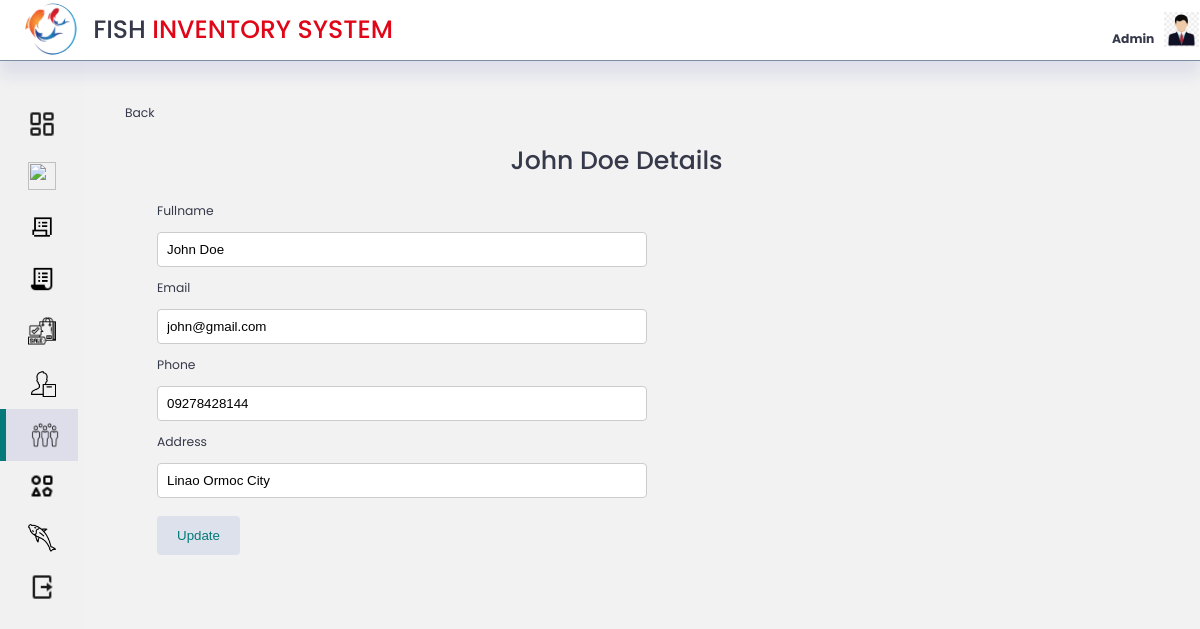
The page /Admin/inc/customer/editCustomer.php?edit=2 on the database its author committed.
### tables this page shows
CREATE TABLE `customer` (
  `customer_id` int(11) NOT NULL,
  `fullname` varchar(250) NOT NULL,
  `email` varchar(250) NOT NULL,
  `phone` varchar(250) NOT NULL,
  `address` varchar(250) NOT NULL,
  `date` timestamp NOT NULL DEFAULT current_timestamp() ON UPDATE current_timestamp()
);

### Admin/inc/customer/editCustomer.php (the view, shortened to what this page needs)
<?php
include('../../inc/connection/db-user.php');
    ?>
<!DOCTYPE html>
<html lang="en">
<head>
    <link rel="stylesheet" href="../../css/style.css">
</head>
<body>
    <div class="top">
        <div class="logo">
            <img src="../../icons/fishlogo.png" alt="">
            <h1>FISH <span class="danger">INVENTORY SYSTEM</span></h1>
        </div>
        <div class="profile">
            <div class="admin-name">
                <div class="admin">
                    <br>
                    <span class="hovertext" data-hover= "Edit Admin"><a href="admin-update.php"><b class="text-muted">Admin</b></a></span>
                </div>
            </div>
            <div class="profile-photo">
                <a class="hovertext" href="admin-update.php" data-hover= "Edit Admin"><img src="../../icons/admin-logo.jpg" alt="pic"></a>
            </div>
        </div>
    </div>
<div class="container">
    <aside>
            <div class="nav">
                <a id="dashboard" class= "not-active" href="../../index.php"><span ><img  src="../../icons/icons8-dashboard-layout-24.png" alt=""></span><h3>Dashboard</h3></a>
                <a id="inventory"class= "not-active"  href="../../inc/inventory/inventory.php"><span ><img src="../../icons/icons8-in-inventory-30.png" alt=""></span><h3 >Inventory</h3></a>
                <a id="purchase" class= "not-active" href="../../inc/purchase/purchase.php"><span ><img src="../../icons/icons8-purchase-order-32.png" alt=""></span><h3>Purchase</h3></a>
                <a id="orders" class= "not-active" href="../../inc/orders/orders.php"><span ><img src="../../icons/icons8-purchase-order-30.png" alt=""></span><h3>Orders</h3></a>
                <a id="sale" class= "not-active" href="../../inc/sale/sale.php"><span ><img src="../../icons/icons8-purchase-64.png" alt=""></span><h3>Sale</h3></a>
                <a id="supplier" class= "not-active" href="../../inc/suppliers/supplier.php"><span ><img src="../../icons/icons8-supplier-50.png" alt=""></span><h3>Suppliers</h3></a>
                <a id="customer" class= "active" href="../../inc/customer.php"><span ><img src="../../icons/icons8-customers-64.png" alt=""></span><h3>Customers</h3></a>
                <a id="category" class= "not-active" href="../../inc/category/category.php"><span ><img src="../../icons/icons8-diversity-24.png" alt=""></span><h3>Category</h3></a>
                <a id="gallery" class= "not-active" href="../../inc/gallery/gallery.php"><span ><img src="../../icons/icons8-top-view-fish-50.png" alt=""></span><h3>Gallery</h3></a>
                <a href="../../logout.php"><span ><img src="../../icons/icons8-logout-24.png" alt=""></span><h3 class='danger'>Logout</h3></a>
            </div>
    </aside>
<main>
    <?php
    if(isset($_GET['edit'])){
    $id = $_GET['edit'];
    $sql = "SELECT * FROM customer WHERE customer_id = '$id' ";
    $result = $conn->query($sql);
    if($result->num_rows > 0){
        while($row = $result->fetch_assoc()){
            $editCustomername = $row['fullname'];
            $editEmail = $row['email'];
            $editPhone = $row['phone'];
            $editAddress = $row['address'];
        }
        ?>
    <label class="btn" style="padding:10px;"><a href="customer.php">Back</a></label>
    <h1 style="text-align:center;"><?php echo $editCustomername;?> Details</h1>
    <div style="display:grid; grid-template-columns: 35rem auto ; margin-left:3rem; " class="inventory">
            <form action="#" enctype="multipart/form-data" method="POST">
            <label for="">Fullname</label>
            <input type="text" name="updateCustomername" value="<?php echo strval($editCustomername); ?>" > <br>
            <label for="">Email</label>
            <input type="text" name="updateEmail" value="<?php echo strval($editEmail); ?>" > <br>
            <label for="">Phone</label>
            <input type="text" name="updatePhone" maxlength="11" value="<?php echo strval($editPhone); ?>" > <br>
            <label for="">Address</label>
            <input type="text" name="updateAddress" value="<?php echo strval($editAddress); ?>" > <br><br>
            <input type="submit" name="update-customer" value="Update">
            </form>
    </div>
    </div>
    <?php
    }
}
?>
</body>
</html>

### Admin/css/style.css (style rules this page uses)
:root { --color-primary: #057979; --color-danger: #e00618; --color-success:#04ece0; --color-sale:rgb(170, 245, 140); --color-warning:#ffbb55; --color-white:#fff; --color-info-dark:#7d8da1; --color-info-light:#dce1eb; --color-dark:#363949; --color-light:rgba(132, 139, 200, 0.18); --color-primary-variant:#111e88; --color-dark-variant:#677483; --color-background:#f2f2f2f2; --color-transparent:transparent; --card-border-radius: 1.2rem; --border-radius-1: 0.4rem; --border-radius-2: 0.8rem; --border-radius-3: 1.2rem; --card-padding: 1.8rem; --padding-1:1.2rem; --box-shadow: 0 .2rem .4rem var(--color-light); --box-shadow2: 0 .2rem .3em var(--color-info-dark); }
* { margin: 0; padding: 0; outline: 0; appearance: none; border: 0; text-decoration: none; list-style: none; box-sizing: border-box; }
html { font-size: 14px; }
body { width: 100vw; font-family: poppins, sans-serif; font-size: 0.88rem; background: var(--color-background); user-select: none; overflow-x: hidden; color: var(--color-dark); }
.container { display: grid; width: 96%; margin: 0; gap: 1.5rem; grid-template-columns: 14rem auto ; height: 100vh; }
a { color: var(--color-dark); }
img { display: block; width: 100%; }
h1 { font-weight: 800; font-size: 1.8rem; }
input[type=text], select, textarea { width: 100%; padding: 9px; border: 1px solid #ccc; border-radius: 4px; resize: vertical; }
label { padding: 12px 12px 12px 0; display: inline-block; }
input[type=submit] { background: var(--color-info-light); color: var(--color-primary); padding: 12px 20px; border: none; border-radius: 4px; cursor: pointer; float: left; }
.danger { color: var(--color-danger); cursor: pointer; }
.top { display: flex; align-items: center; justify-content: space-between; padding: .8px; background: var(--color-white); width: 100%; border-bottom: 1px solid var(--color-info-dark); box-shadow: 0 1rem 1rem var(--color-light); position: fixed; }
.logo { display: flex; gap: 1rem; }
.logo img { padding: 2px; margin-left: .8rem; width: 4rem; height: 4rem; border-radius: 50%; }
h1 { padding: 10px 0px; font-weight: 500; }
.profile { display: flex; gap: 0.7rem; }
.profile img { width: 2.5rem; height: 2.5rem; }
aside .nav { display: flex; flex-direction: column; height: 86vh; position: fixed; width: 14rem; top: 7rem; }
aside { border-radius: 10px; height: 100vh; display: block; background-color: var(--color-background); }
aside .nav a { display: flex; color: var(--color-info-dark); margin-left: 2rem; gap: 1rem; align-items: center; position: relative; height: 3.7rem; transition: all 300ms ease; }
aside .nav a span { font-size: 1.6rem; transition: all 300ms ease; }
aside .nav a span img { width: 2rem; height: 2rem; background: var(--color-transparent); }
aside .nav a:last-child { position: absolute; bottom: 2rem; width: 100%; }
aside .nav a.active { background: var(--color-light); color: var(--color-dark); margin-left: 0; }
aside .nav a.active:before { content: ''; width: 6px; height: 100%; background: var(--color-primary); }
aside .nav a.active span { color: var(--color-dark); margin-left: calc(1rem - 3px); }
main { margin-top: 6rem; height: auto; padding: 10px; }
@media screen and (max-width:1200px) { .container { width: 94%; grid-template-columns: 6rem auto ; } }
@media screen and (max-width:1200px) { .top .logo { padding-left: .8rem; } }
@media screen and (max-width:1200px) { .top .logo h1 { display: block; } }
@media screen and (max-width:1200px) { aside .nav { width: 100%; } }
@media screen and (max-width:1200px) { aside .nav a { width: 5.6rem; } }
@media screen and (max-width:1200px) { aside .nav a:last-child { position: relative; margin-top: 1.8rem; } }

### rows shown on the page
customer: fullname "John Doe", updateCustomername "John Doe", updateEmail "john@gmail.com", updatePhone "09278428144", updateAddress "Linao Ormoc City"
